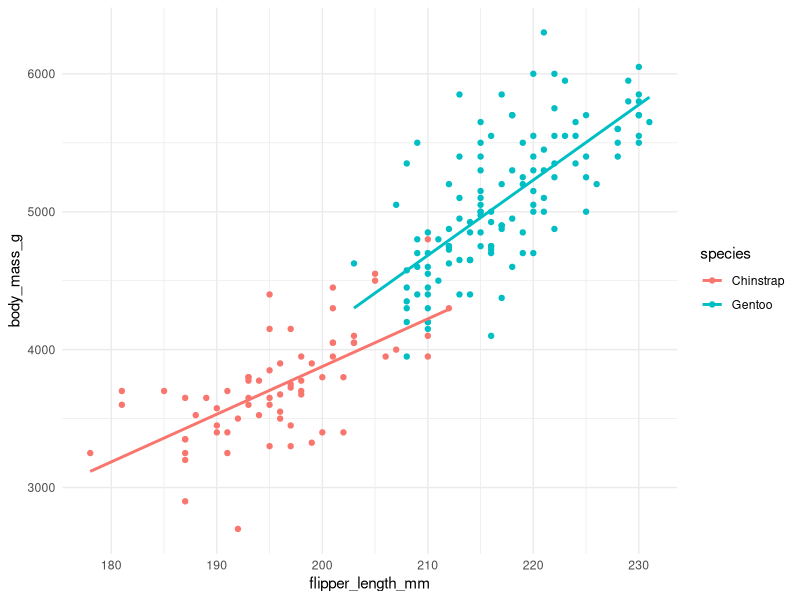
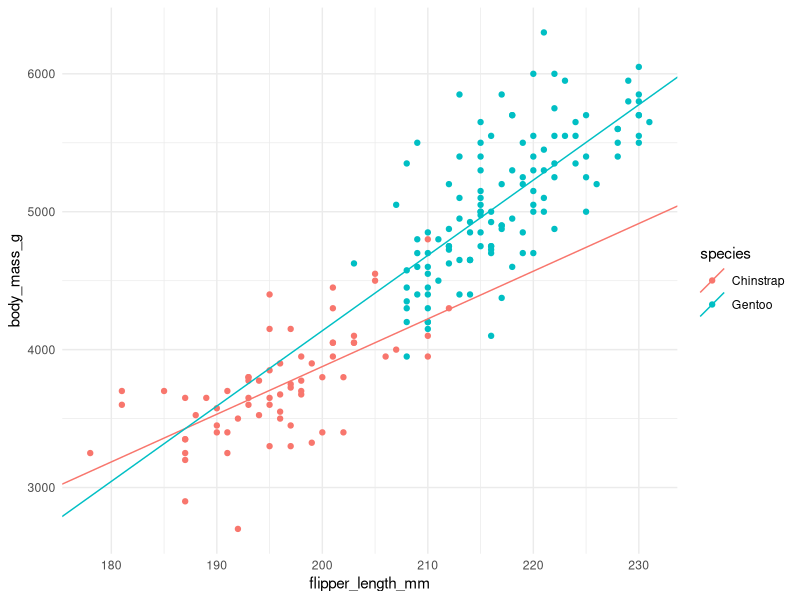

Write the R code that produced these figures, in order.
library(tidyverse)
library(modeldata)
theme_set(theme_minimal())
data(penguins)
penguins_sm <- filter(penguins, species != "Adelie")

glimpse(penguins_sm)

ggplot(penguins_sm, aes(x = flipper_length_mm,
                        y = body_mass_g,
                        col = species)) + 
    geom_point() +
    geom_smooth(method = "lm", se = FALSE)

model <- lm(body_mass_g ~ flipper_length_mm * species,
            data = penguins_sm)
summary(model)

ggplot(penguins_sm, aes(x = flipper_length_mm,
                        y = body_mass_g,
                        col = species)) + 
    geom_point() +
    geom_abline(aes(intercept = -3037.196,
                    slope = 34.573,
                    col = "Chinstrap"))+
    geom_abline(aes(intercept = -3037.196-3750.085,
                    slope = 34.573 + 20.049,
                    col = "Gentoo"))
